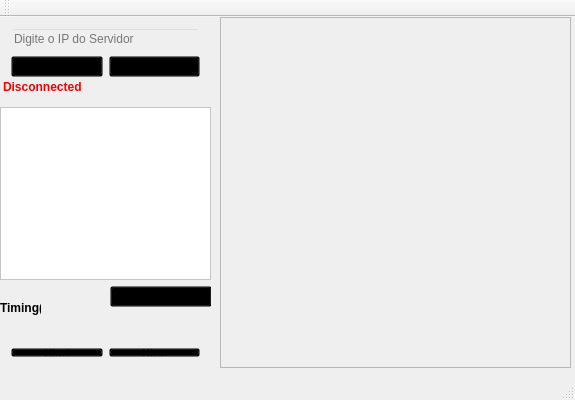
<?xml version="1.0" encoding="UTF-8"?>
<ui version="4.0">
 <class>MainWindow</class>
 <widget class="QMainWindow" name="MainWindow">
  <property name="geometry">
   <rect>
    <x>0</x>
    <y>0</y>
    <width>575</width>
    <height>400</height>
   </rect>
  </property>
  <property name="minimumSize">
   <size>
    <width>575</width>
    <height>400</height>
   </size>
  </property>
  <property name="maximumSize">
   <size>
    <width>575</width>
    <height>400</height>
   </size>
  </property>
  <property name="windowTitle">
   <string>MainWindow</string>
  </property>
  <widget class="QWidget" name="centralWidget">
   <widget class="QFrame" name="frame">
    <property name="geometry">
     <rect>
      <x>220</x>
      <y>0</y>
      <width>351</width>
      <height>351</height>
     </rect>
    </property>
    <property name="frameShape">
     <enum>QFrame::Shape::StyledPanel</enum>
    </property>
    <property name="frameShadow">
     <enum>QFrame::Shadow::Raised</enum>
    </property>
    <widget class="QWidget" name="verticalLayoutWidget_2">
     <property name="geometry">
      <rect>
       <x>-1</x>
       <y>-1</y>
       <width>361</width>
       <height>351</height>
      </rect>
     </property>
     <layout class="QVBoxLayout" name="verticalLayoutChart"/>
    </widget>
   </widget>
   <widget class="QFrame" name="frame_2">
    <property name="geometry">
     <rect>
      <x>0</x>
      <y>0</y>
      <width>211</width>
      <height>351</height>
     </rect>
    </property>
    <property name="styleSheet">
     <string notr="true">background: transparent;</string>
    </property>
    <property name="frameShape">
     <enum>QFrame::Shape::StyledPanel</enum>
    </property>
    <property name="frameShadow">
     <enum>QFrame::Shadow::Raised</enum>
    </property>
    <widget class="QWidget" name="verticalLayoutWidget">
     <property name="geometry">
      <rect>
       <x>0</x>
       <y>0</y>
       <width>211</width>
       <height>71</height>
      </rect>
     </property>
     <layout class="QVBoxLayout" name="verticalLayout">
      <item>
       <layout class="QVBoxLayout" name="verticalLayout_20">
        <item>
         <widget class="QLineEdit" name="lineEditServerIP">
          <property name="maximumSize">
           <size>
            <width>16777215</width>
            <height>25</height>
           </size>
          </property>
          <property name="placeholderText">
           <string>Digite o IP do Servidor</string>
          </property>
          <property name="clearButtonEnabled">
           <bool>false</bool>
          </property>
         </widget>
        </item>
       </layout>
      </item>
      <item>
       <layout class="QHBoxLayout" name="horizontalLayout_5">
        <item>
         <widget class="QPushButton" name="pushButtonConnect">
          <property name="text">
           <string>Connect</string>
          </property>
         </widget>
        </item>
        <item>
         <widget class="QPushButton" name="pushButtonDisconnect">
          <property name="text">
           <string>Disconnect</string>
          </property>
         </widget>
        </item>
       </layout>
      </item>
     </layout>
    </widget>
    <widget class="QListWidget" name="listWidgetMachines">
     <property name="geometry">
      <rect>
       <x>0</x>
       <y>90</y>
       <width>211</width>
       <height>173</height>
      </rect>
     </property>
     <property name="styleSheet">
      <string notr="true">background: white;</string>
     </property>
    </widget>
    <widget class="QPushButton" name="pushButtonUpdate">
     <property name="geometry">
      <rect>
       <x>110</x>
       <y>269</y>
       <width>102</width>
       <height>21</height>
      </rect>
     </property>
     <property name="text">
      <string>Update</string>
     </property>
    </widget>
    <widget class="QWidget" name="horizontalLayoutWidget_5">
     <property name="geometry">
      <rect>
       <x>0</x>
       <y>300</y>
       <width>211</width>
       <height>21</height>
      </rect>
     </property>
     <layout class="QHBoxLayout" name="horizontalLayout_12">
      <item>
       <widget class="QSlider" name="horizontalSliderInterval">
        <property name="orientation">
         <enum>Qt::Orientation::Horizontal</enum>
        </property>
       </widget>
      </item>
      <item>
       <widget class="QLabel" name="labelTiming">
        <property name="font">
         <font>
          <pointsize>11</pointsize>
          <bold>true</bold>
         </font>
        </property>
        <property name="text">
         <string>1</string>
        </property>
       </widget>
      </item>
     </layout>
    </widget>
    <widget class="QLabel" name="label_3">
     <property name="geometry">
      <rect>
       <x>0</x>
       <y>280</y>
       <width>41</width>
       <height>21</height>
      </rect>
     </property>
     <property name="font">
      <font>
       <bold>true</bold>
      </font>
     </property>
     <property name="text">
      <string>Timing(s)</string>
     </property>
    </widget>
    <widget class="QWidget" name="horizontalLayoutWidget_6">
     <property name="geometry">
      <rect>
       <x>0</x>
       <y>320</y>
       <width>211</width>
       <height>31</height>
      </rect>
     </property>
     <layout class="QHBoxLayout" name="horizontalLayout_13">
      <item>
       <widget class="QPushButton" name="pushButtonStart">
        <property name="text">
         <string>Start</string>
        </property>
       </widget>
      </item>
      <item>
       <widget class="QPushButton" name="pushButtonStop">
        <property name="text">
         <string>Stop</string>
        </property>
       </widget>
      </item>
     </layout>
    </widget>
    <widget class="QLabel" name="labelConnected">
     <property name="geometry">
      <rect>
       <x>3</x>
       <y>60</y>
       <width>207</width>
       <height>20</height>
      </rect>
     </property>
     <property name="font">
      <font>
       <bold>true</bold>
      </font>
     </property>
     <property name="styleSheet">
      <string notr="true">color: red;</string>
     </property>
     <property name="text">
      <string>Disconnected</string>
     </property>
    </widget>
   </widget>
  </widget>
  <widget class="QMenuBar" name="menuBar">
   <property name="geometry">
    <rect>
     <x>0</x>
     <y>0</y>
     <width>575</width>
     <height>18</height>
    </rect>
   </property>
  </widget>
  <widget class="QToolBar" name="mainToolBar">
   <attribute name="toolBarArea">
    <enum>TopToolBarArea</enum>
   </attribute>
   <attribute name="toolBarBreak">
    <bool>false</bool>
   </attribute>
  </widget>
  <widget class="QStatusBar" name="statusBar"/>
 </widget>
 <layoutdefault spacing="6" margin="11"/>
 <resources/>
 <connections/>
</ui>
